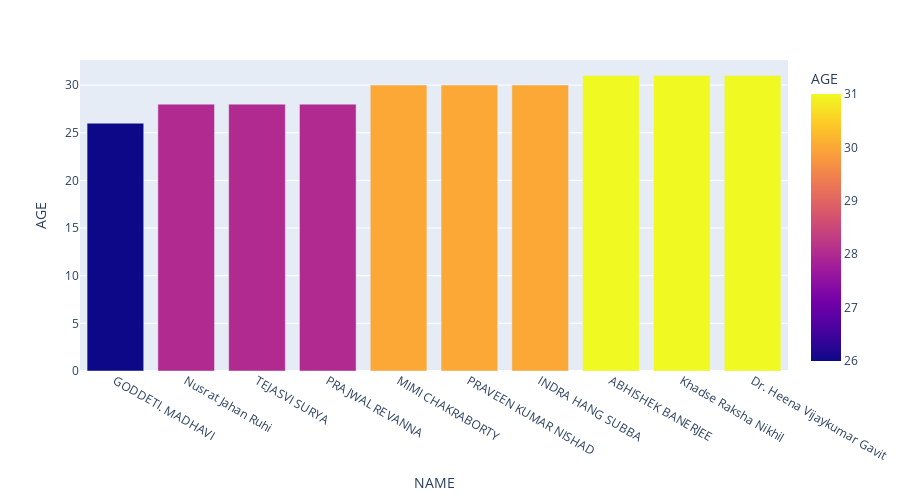

Notebook code cell kept with this figure:
### Code cell
df_winners = df[df['WINNER']==1]
df_winners = df_winners.sort_values('AGE').head(10)
fig = px.bar(df_winners, x='NAME', y='AGE', color='AGE', height=500, hover_data=['PARTY','SYMBOL','CONSTITUENCY','STATE'])
fig.show()

### Figure 1 — Plotly figure (JSON) as saved in the notebook; plotly's stock layout.template omitted (floating-point values rounded to 4 significant figures)
{"data": [{"alignmentgroup": "True", "customdata": [["YSRCP", "Ceiling Fan", "ARUKU", "Andhra Pradesh"], ["AITC", "Flowers and Grass", "BASIRHAT", "West Bengal"], ["BJP", "Lotus", "BANGALORE SOUTH", "Karnataka"], ["JD(S)", "A lady farmer carrying paddy on her head", "HASSAN", "Karnataka"], ["AITC", "Flowers and Grass", "JADAVPUR", "West Bengal"], ["BJP", "Lotus", "SANT KABIR NAGAR", "Uttar Pradesh"], ["SKM", "Table Lamp", "SIKKIM", "Sikkim"], ["AITC", "Flowers and Grass", "DIAMOND HARBOUR", "West Bengal"], ["BJP", "Lotus", "RAVER", "Maharashtra"], ["BJP", "Lotus", "NANDURBAR", "Maharashtra"]], "hovertemplate": "NAME=%{x}<br>AGE=%{marker.color}<br>PARTY=%{customdata[0]}<br>SYMBOL=%{customdata[1]}<br>CONSTITUENCY=%{customdata[2]}<br>STATE=%{customdata[3]}<extra></extra>", "legendgroup": "", "marker": {"color": [26, 28, 28, 28, 30, 30, 30, 31, 31, 31], "coloraxis": "coloraxis"}, "name": "", "offsetgroup": "", "orientation": "v", "showlegend": false, "textposition": "auto", "type": "bar", "x": ["GODDETI. MADHAVI", "Nusrat Jahan Ruhi", "TEJASVI SURYA", "PRAJWAL REVANNA", "MIMI CHAKRABORTY", "PRAVEEN KUMAR NISHAD", "INDRA HANG SUBBA", "ABHISHEK BANERJEE", "Khadse Raksha Nikhil", "Dr. Heena Vijaykumar Gavit"], "xaxis": "x", "y": [26, 28, 28, 28, 30, 30, 30, 31, 31, 31], "yaxis": "y"}], "layout": {"barmode": "relative", "coloraxis": {"colorbar": {"title": {"text": "AGE"}}, "colorscale": [[0, "#0d0887"], [0.1111, "#46039f"], [0.2222, "#7201a8"], [0.3333, "#9c179e"], [0.4444, "#bd3786"], [0.5556, "#d8576b"], [0.6667, "#ed7953"], [0.7778, "#fb9f3a"], [0.8889, "#fdca26"], [1, "#f0f921"]]}, "height": 500, "legend": {"tracegroupgap": 0}, "margin": {"t": 60}, "xaxis": {"anchor": "y", "domain": [0, 1], "title": {"text": "NAME"}}, "yaxis": {"anchor": "x", "domain": [0, 1], "title": {"text": "AGE"}}}}
